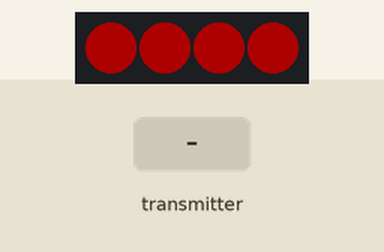
Recording of a sketch running on a simulated Arduino Mega 2560, built with avr-gcc and run on an emulated ATmega2560. Parts: 4 RGB LEDs in strip order, left to right. Inputs (shaded band) come from the test bench. Dim RGB values are drawn brighter than linear.

Above: at 1.2 s.
1.3 s: the transmitter starts sending readChannel.2 = 2000
At 2.3 s:
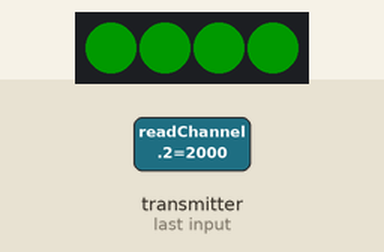
2.8 s: the transmitter starts sending readChannel.2 = 1250
At 3.6 s:
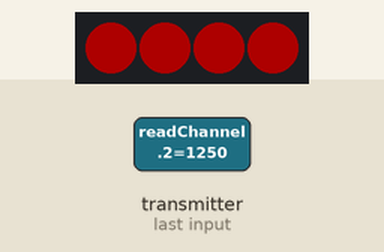
Timing chart, 0 to 5.8 s (numbered marks = the images above; inputs shaded):
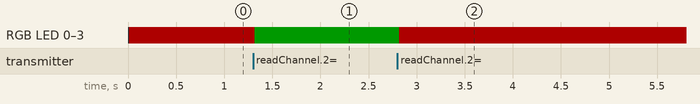

The sketch:

XIAO_IBus_Test.ino
```cpp
// Uses code examples from https://gist.github.com/hsiboy/11545fd0241ab60b567d for FastLED
// Uses code examples from https://medium.com/@werneckpaiva/how-to-read-rc-signal-with-arduino-using-flysky-ibus-73448bc924eb for IBus

#include <IBusBM.h>
#include "FastLED.h" // FastLED library for WS2812 RGB Stick http://fastled.io/

//LED Vars
#define LED_PIN 3              // Arduino pin number LED strip is connected to
#define NUM_LEDS 4             // Number of LEDs in strip
#define COLOR_ORDER GRB         // LED Color order
#define LED_TYPE WS2812B        // LED Strip Type
#define MAX_BRIGHTNESS 164      // Thats full on, watch the power!
#define MIN_BRIGHTNESS 32       // Set to a minimum of 25%

CRGB leds[NUM_LEDS]; // FastLED Library Init

IBusBM ibusRc;

HardwareSerial& ibusRcSerial = Serial1;
//Serial_ & debugSerial = SerialUSB;

void setup() {
//debugSerial.begin(115200);
  ibusRc.begin(ibusRcSerial);

  FastLED.addLeds<LED_TYPE, LED_PIN, COLOR_ORDER>(leds, NUM_LEDS).setCorrection(TypicalLEDStrip);
  //FastLED.setBrightness(MAX_BRIGHTNESS);

  FastLED.clear(); // Clear the RGB Stick LEDs
  FastLED.setBrightness(50);
  FastLED.show();

  pinMode(LED_PIN, OUTPUT); // Set RGB Stick UNO pin to an OUTPUT
}

// Read the number of a given channel and convert to the range provided.
// If the channel is off, return the default value
int readChannel(byte channelInput, int minLimit, int maxLimit, int defaultValue){
  uint16_t ch = ibusRc.readChannel(channelInput);
  if (ch < 100) return defaultValue;
  return map(ch, 1000, 2000, minLimit, maxLimit);
}

// Red the channel and return a boolean value
bool redSwitch(byte channelInput, bool defaultValue){
  int intDefaultValue = (defaultValue)? 100: 0;
  int ch = readChannel(channelInput, 0, 100, intDefaultValue);
  return (ch > 50);

  delay(3000); // in case we do something stupid. We dont want to get locked out.


//  // Light up starting LED's
//  for(int x = 0; x != NUM_LEDS; x++) {
//    leds[x] = CRGB::Red;
//  }

}

void loop() {
  //int mappedValue = map(analogRead(brightnessInPin), 0, 1023, 0, 255);    //Map values - map(value, fromLow, fromHigh, toLow, toHigh)
  //FastLED.setBrightness(constrain(mappedValue, MIN_BRIGHTNESS, MAX_BRIGHTNESS));

 // for (byte i = 0; i<5; i++){
//   int value = readChannel(3, -100, 100, 0);
//    debugSerial.print("Ch");
//    debugSerial.print(i + 1);
//    debugSerial.print(": ");
//    debugSerial.print(value);
//    debugSerial.print(" ");
  int value;
  value = ibusRc.readChannel(2);

if ( value < 1000)    // No value detected
{
 for(int x = 0; x != NUM_LEDS; x++)
  {
  leds[x] = CRGB::Yellow;
  FastLED.show();
  }
}

else if ((value > 1000) && (value < 1600))    // Switch low
  {
  for(int x = 0; x != NUM_LEDS; x++)
    {
    leds[x] = CRGB::Red;
    FastLED.show();
    }
  }
else if ((value > 1600) && (value < 2100))    // Switch high
  {
  for(int x = 0; x != NUM_LEDS; x++)
    {
    leds[x] = CRGB::Green;
    FastLED.show();
    }
  }


//  }
//  debugSerial.print("Ch6: ");
//  debugSerial.print(redSwitch(4, false));
//  debugSerial.println();
  delay(10);
}
```

Measured:
- after the input at 1.3 s, RGB LED 0–3: RGB(50, 0, 0) → RGB(0, 25, 0) at once
- after the input at 2.8 s, RGB LED 0–3: RGB(0, 25, 0) → RGB(50, 0, 0) at once
